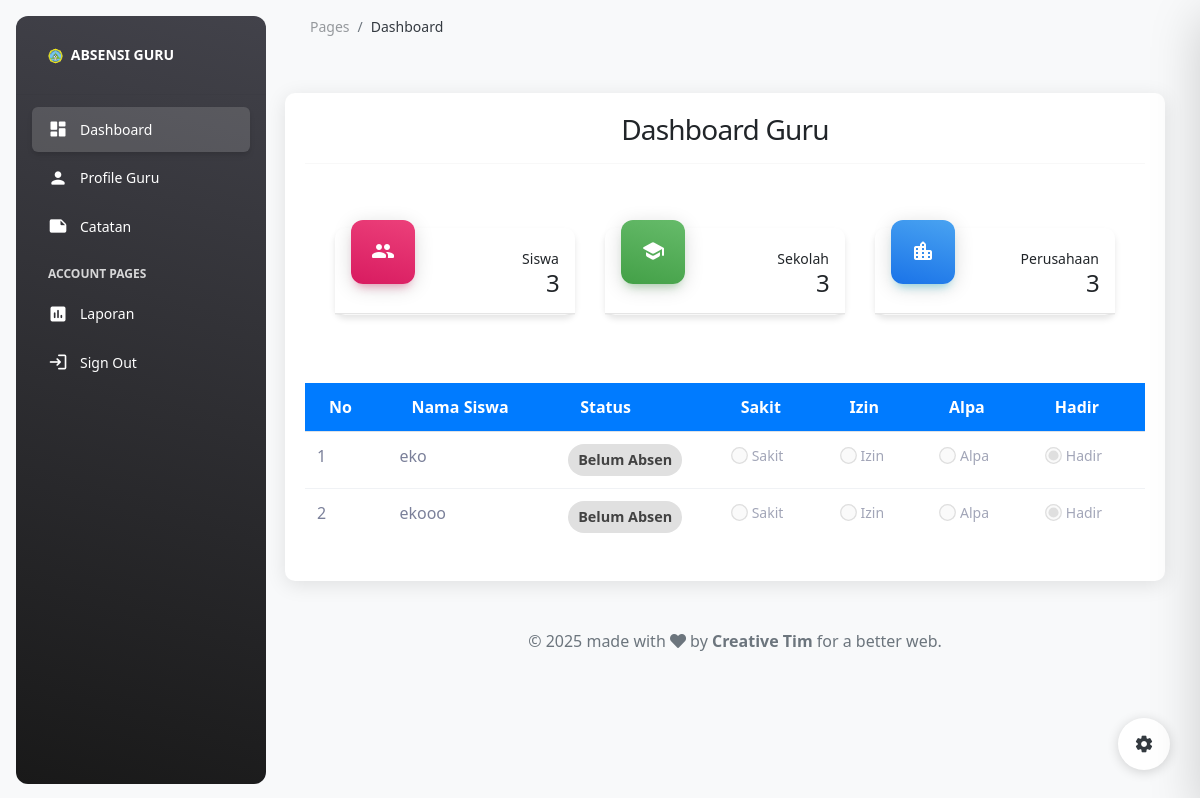
Before: /index.php?page=dashboard_guru&login=berhasil&username=amin (signed in) with the older database file.
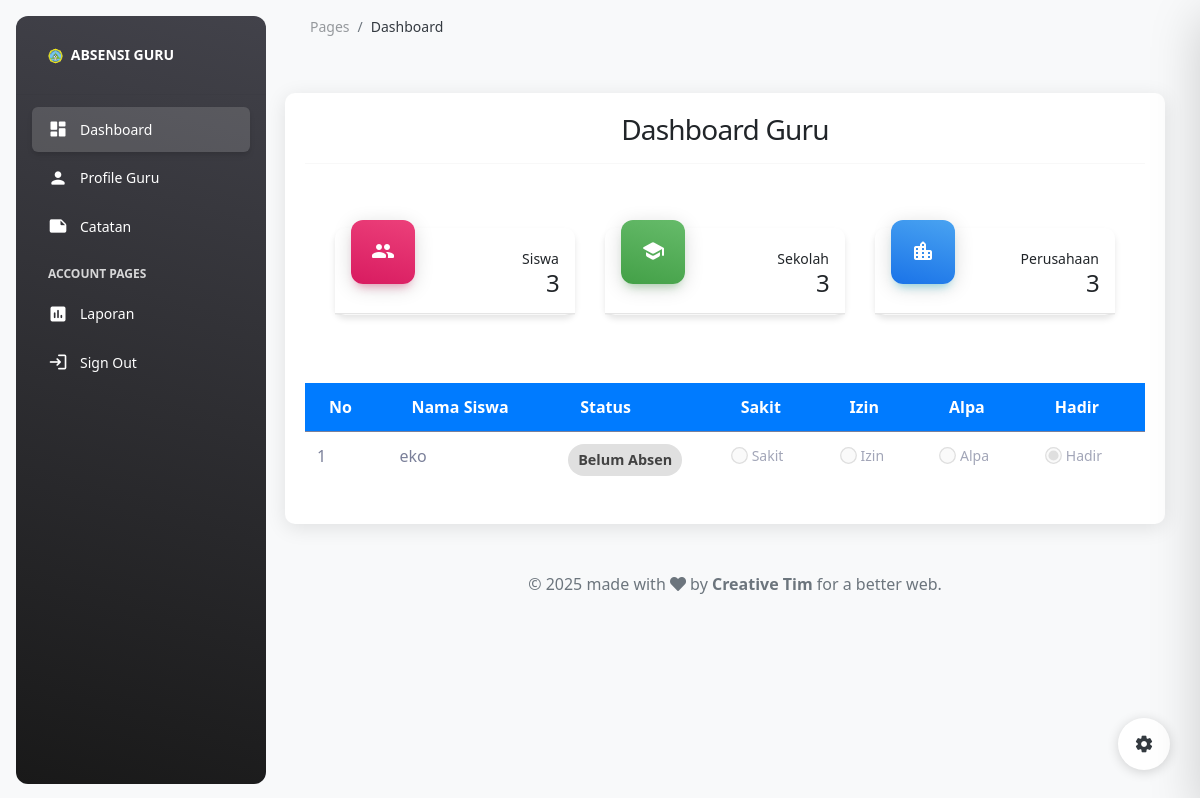
After: the same page with the newer database file.
### tables this page shows
CREATE TABLE `siswa` (
  `id_siswa` int(11) NOT NULL,
  `nis` varchar(15) NOT NULL,
  `nisn` varchar(15) NOT NULL,
  `nama_siswa` varchar(50) NOT NULL,
  `no_wa` varchar(20) NOT NULL,
  `kelas` varchar(10) NOT NULL,
  `pro_keahlian` varchar(50) NOT NULL,
  `TL` text NOT NULL,
  `TTGL` date NOT NULL DEFAULT current_timestamp(),
  `id_sekolah` int(11) NOT NULL,
  `id_perusahaan` int(11) NOT NULL,
  `tanggal_mulai` date NOT NULL,
  `tanggal_selesai` date NOT NULL,
  `id_pembimbing` int(11) NOT NULL,
  `id_guru` int(11) NOT NULL,
  `username` varchar(20) NOT NULL,
  `password` varchar(20) NOT NULL
);

### pages/guru/dashboard_guru.php (the view, shortened to what the changed rows need)
<?php
include "koneksi.php";
$id_guru = $_SESSION['id_guru'];
?>
<!DOCTYPE html>
<html lang="en">
<head>
  <link rel="stylesheet" href="https://stackpath.bootstrapcdn.com/bootstrap/4.1.3/css/bootstrap.min.css">
  <link rel="stylesheet" href="https://cdn.jsdelivr.net/npm/sweetalert2@11/dist/sweetalert2.min.css">
  <link rel="stylesheet" href="https://cdnjs.cloudflare.com/ajax/libs/font-awesome/5.15.4/css/all.min.css">
</head>
<body>
  <div class="main-container container-custom">
    <div class="table-responsive d-none d-md-block">
      <table class="table table-hover">
        <thead>
          <tr>
            <th>No</th>
            <th>Nama Siswa</th>
            <th>Status</th>
            <th>Sakit</th>
            <th>Izin</th>
            <th>Alpa</th>
            <th>Hadir</th>
          </tr>
        </thead>
        <tbody>
          <?php
          $dataSiswa = mysqli_query($coneksi, "SELECT * FROM siswa WHERE id_guru = '$id_guru' ORDER BY id_siswa ASC") or die(mysqli_error($coneksi));
          $index = 1;
          $today = date('Y-m-d');
          while ($siswa = mysqli_fetch_assoc($dataSiswa)) {
            $attendanceQuery = mysqli_query($coneksi, "SELECT keterangan FROM absen WHERE id_siswa = {$siswa['id_siswa']} AND tanggal = '$today'") or die(mysqli_error($coneksi));
            $attendance = mysqli_fetch_assoc($attendanceQuery);
            $keterangan = $attendance['keterangan'] ?? null;
            $badgeClass = 'badge-belum';
            $statusText = 'Belum Absen';
            echo '
              <tr>
                <td>' . $index . '</td>
                <td>' . htmlspecialchars($siswa['nama_siswa']) . '</td>
                <td><span class="badge-status ' . $badgeClass . '">' . $statusText . '</span></td>
                <td>
                  <label class="radio-label disabled">
                    <input type="radio" name="absen_' . $siswa['id_siswa'] . '" value="sakit" ' . ($keterangan === 'sakit' ? 'checked' : '') . ' disabled>
                    <span>Sakit</span>
                  </label>
                </td>
                <td>
                  <label class="radio-label disabled">
                    <input type="radio" name="absen_' . $siswa['id_siswa'] . '" value="izin" ' . ($keterangan === 'izin' ? 'checked' : '') . ' disabled>
                    <span>Izin</span>
                  </label>
                </td>
                <td>
                  <label class="radio-label disabled">
                    <input type="radio" name="absen_' . $siswa['id_siswa'] . '" value="alpa" ' . ($keterangan === 'alpa' ? 'checked' : '') . ' disabled>
                    <span>Alpa</span>
                  </label>
                </td>
                <td>
                  <label class="radio-label disabled">
                    <input type="radio" name="absen_' . $siswa['id_siswa'] . '" value="hadir" ' . (!$keterangan || $keterangan === 'hadir' ? 'checked' : '') . ' disabled>
                    <span>Hadir</span>
                  </label>
                </td>
              </tr>
              ';
            $index++;
          }
          ?>
        </tbody>
      </table>
    </div>
  </div>
</body>
</html>

Changed rows visible on the page:
removed siswa: nama_siswa "ekooo", statusText "Belum Absen", id_siswa "☐ Sakit", id_siswa "☐ Izin", id_siswa "☐ Alpa", id_siswa "☑ Hadir"
